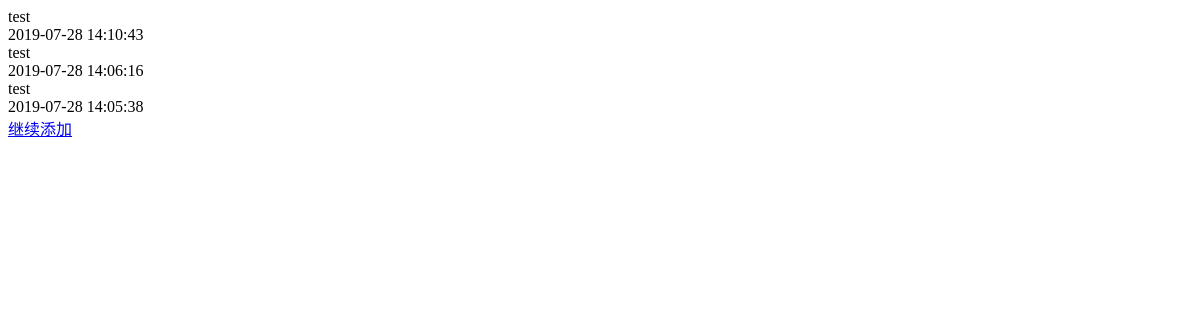
/pureshow, run on an earlier commit of the app's database.
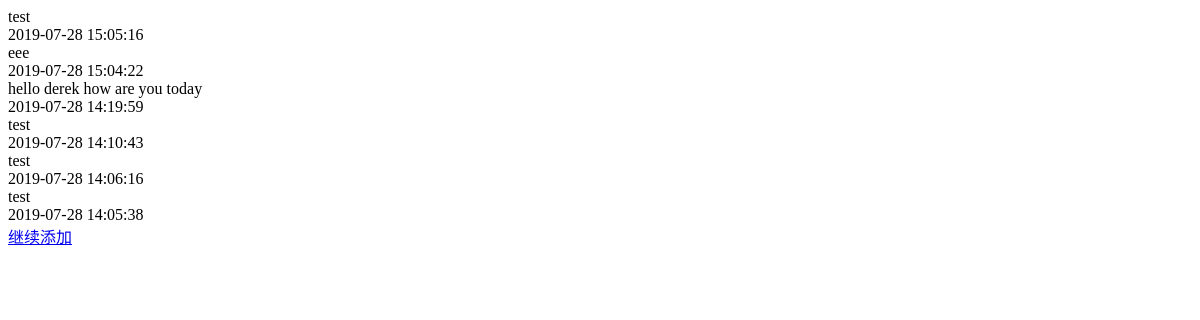
And on a later commit of the database.
### tables this page shows
CREATE TABLE post (
    id INTEGER PRIMARY KEY AUTOINCREMENT,
    body VARCHAR(500) NOT NULL,
    created TIMESTAMP NOT NULL DEFAULT CURRENT_TIMESTAMP
);

### main.py (the view)
@app.route('/pureshow')
def pureshow():
    sqlmode = "SELECT * FROM post ORDER BY created DESC"
    rv = []
    try:
        db = get_db()
        cursor = db.execute(sqlmode)
        rv = cursor.fetchall()
        cursor.close()
    except Exception as e:
        print(e)
        abort(500)
    else:
        return render_template('showall.html', posts=rv)

### main.py (called while the page is built)
def make_dicts(cursor, row): # 将查询返回的数据的转换为字典类型，这样会跟方便使用。此函数会在get_db()函数中用到，赋值给db.row_factory。
    return dict((cursor.description[idx][0], value)
                for idx,value in enumerate(row))

def get_db(): # 获取数据库连接
    db = getattr(g, '_database', None) # g对象时一个Flask应用的公共对象（和request、session一样），用于存储用户的数据——整个应用共享！
    if db is None:
        db = g._database = sqlite3.connect(DATABASE) # 建立数据库连接
        db.row_factory = make_dicts # 转换默认的查询数据类型为字典类型，也可以使用sqlite3.Row
    return db # 返回数据库连接，可能返回为None

@app.teardown_appcontext # 这个装饰器用于实现在请求的最后自动关闭数据库连接的功能
def close_connection(exception): # 关闭数据库连接
    db = getattr(g, '_database', None)
    if db is not None:
        db.close()

### templates/showall.html
<div id="postslist">
    {% for post in posts %}
        <div class="post_item" id="post{{ post.id }}">
            {{ post.body }}<br/>
            {{ post.created }}
        </div>
    {% endfor %}
</div>
<a href="/">继续添加</a>

What changed in the data, as far as the page shows it:
added post: body "test", created "2019-07-28 15:05:16"
added post: body "eee", created "2019-07-28 15:04:22"
added post: body "hello derek how are you today", created "2019-07-28 14:19:59"
